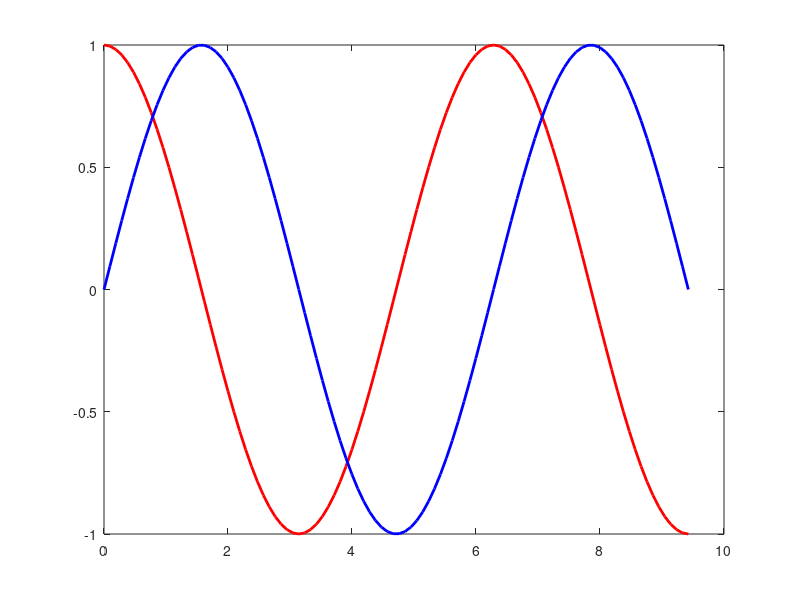

Write the MATLAB code that produced this figure.
%c = linspace(0, 3*pi);
%y1 = cos(c);
%y2= sin(c);
%plot(c, y1, c , y2)
%plot(c, y1, 'ro-', c, y2, 'm*--')
%xlabel('Value of Y1')
%ylabel('Value of Y2')
%title('A plot Y1 and Y2')
%plot(c, y1,'r', 'linewidth' , 2)

c = linspace(0, 3*pi);
y1 = cos(c);
y2= sin(c);
%plot(c, y1, c , y2)
plot(c, y1, 'r', 'linewidth', 2)
hold on
plot(c, y2, 'b', 'linewidth', 2)

